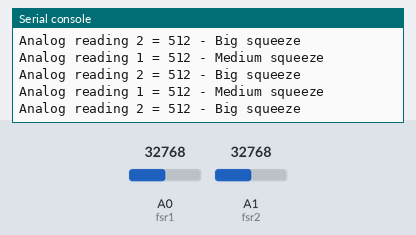
Bench run of a program on a simulated CircuitPython board. On the bench: the last lines printed to the serial console. The test bench sets the inputs (shaded band); at power-on: A1 (fsr2) = 32768, A0 (fsr1) = 32768 (analog values on the 0–65535 scale).

Above: at 4.4 s.
4.5 s: A1 (fsr2) set to 29792
At 5.3 s:
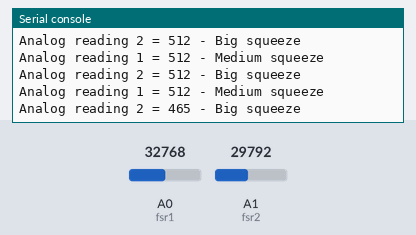
6.0 s: A1 (fsr2) set to 28272
At 6.8 s:
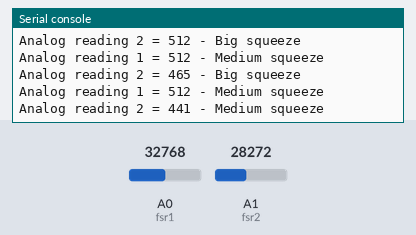

Measured:
- the behaviour switches between 28800 and 28784 on A1 (fsr2) (found by bisection; images 1 and 2)
- after the input at 4.5 s, the serial console: prints a new line after 0.51 s (image 1)
- after the input at 6.0 s, the serial console: prints a new line at once (image 2)

The program:

code.py
```python
# FSR simple testing - CircuitPython
#
# Connect one end of FSR to 3.3V, the other end to A0.
# Then connect one end of your pulldown resistor from A0 to ground.

import time
import board
import analogio

# ── Adjust this to match your pulldown resistor in ohms ──
PULLDOWN_OHMS = 10_000  # 120K
# ─────────────────────────────────────────────────────────

# Thresholds are tuned for a 10K reference resistor.
# Scaling factor adjusts them automatically for other resistor values.
REFERENCE_OHMS = 10_000
SCALE = REFERENCE_OHMS / PULLDOWN_OHMS  # < 1.0 for larger resistors

fsr1 = analogio.AnalogIn(board.A0)
fsr2 = analogio.AnalogIn(board.A1)

def get_reading1():
    # Scale 16-bit (0-65535) down to 10-bit (0-1023)
    return fsr1.value >> 6
def get_reading2():
    # Scale 16-bit (0-65535) down to 10-bit (0-1023)
    return fsr2.value >> 6

while True:
    fsr1_reading = get_reading1()
    fsr2_reading = get_reading2()


    # Apply resistor scaling to thresholds
    if fsr1_reading < int(10 * SCALE):
        pressure1 = "No pressure"
    elif fsr1_reading < int(250 * SCALE):
        pressure1 = "Light touch"
    elif fsr1_reading < int(400 * SCALE):
        pressure1 = "Light squeeze"
    elif fsr1_reading == int(523):
        pressure1 = "Big squeeze"
    elif fsr1_reading < int(900 * SCALE):
        pressure1 = "Medium squeeze"
    else:
        pressure1 = "Big squeeze"

    if fsr2_reading < int(5 * SCALE):
        pressure2 = "No pressure"
    elif fsr2_reading < int(100 * SCALE):
        pressure2 = "Light touch"
    elif fsr2_reading < int(250 * SCALE):
        pressure2 = "Light squeeze"
    elif fsr2_reading == int(523):
        pressure2 = "Big squeeze"
    elif fsr2_reading < int(450 * SCALE):
        pressure2 = "Medium squeeze"
    else:
        pressure2 = "Big squeeze"

    print(f"Analog reading 1 = {fsr1_reading} - {pressure1}")
    print(f"Analog reading 2 = {fsr2_reading} - {pressure2}")


    time.sleep(1)
```
